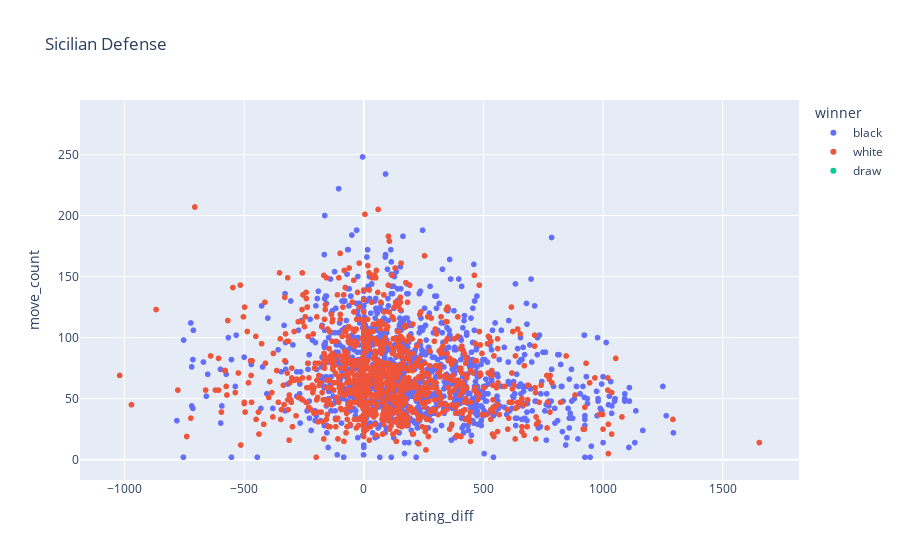
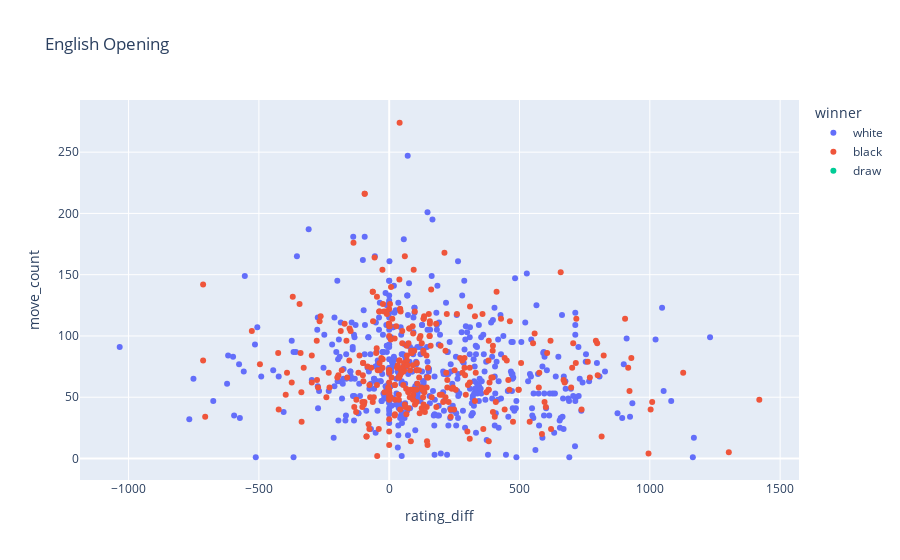
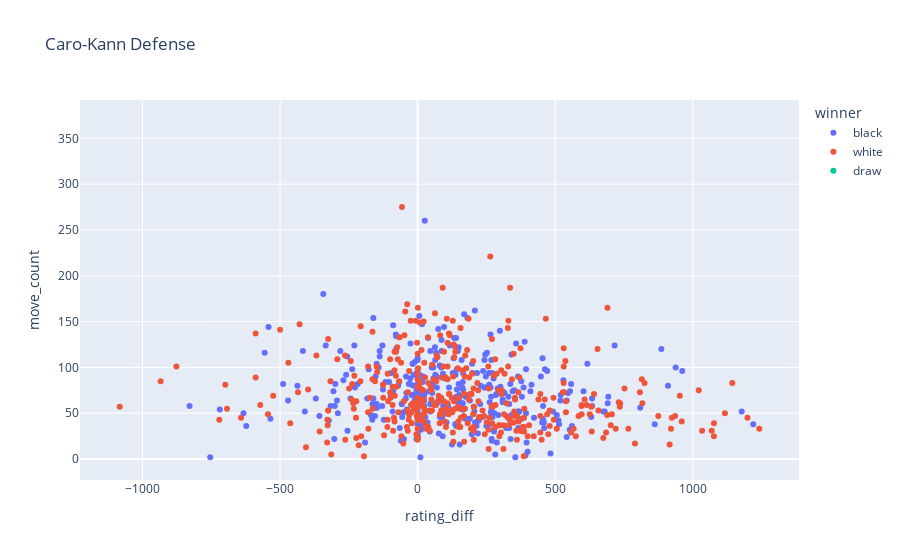
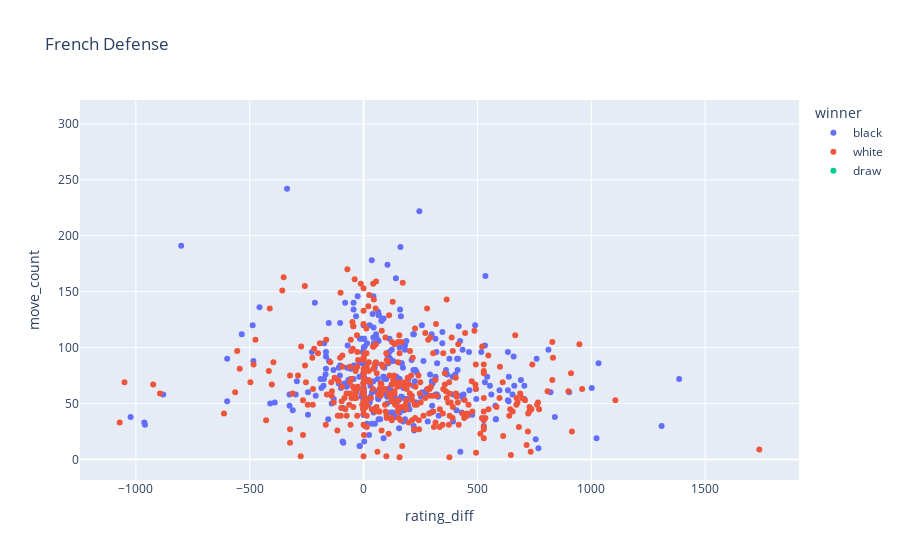

The cell these charts' notebook holds for them, in order:
### Markdown cell above
### Viz 6 ###

We also wanted to see whether there was any relation between a game's move count and the skill gap between its players. The thought here was that it seems reasonable to suspect that unbalanced games would be short, with the better player winning quickly, while more even games would take more moves. 

#### Plot construction: ####

### Code cell
import plotly.express as px

clean_opening_groups = df_top_openings.groupby('clean_opening')

for item in top_openings: 
    grouped_df = clean_opening_groups.get_group(item)
    figure = px.scatter(grouped_df, x = 'rating_diff', y = 'move_count', color = 'winner', title = f'{item}')
    figure.show()

### Figure 1 — Plotly figure (JSON) as saved in the notebook; plotly's stock layout.template omitted (floating-point values rounded to 4 significant figures; data arrays with more than 128 entries replaced by an {"elided": "..."} marker saying what was removed)
{"data": [{"hovertemplate": "winner=black<br>rating_diff=%{x}<br>move_count=%{y}<extra></extra>", "legendgroup": "black", "marker": {"color": "#636efa", "symbol": "circle"}, "mode": "markers", "name": "black", "showlegend": true, "type": "scattergl", "x": {"elided": "1263 int values"}, "xaxis": "x", "y": {"elided": "1263 int values"}, "yaxis": "y"}, {"hovertemplate": "winner=white<br>rating_diff=%{x}<br>move_count=%{y}<extra></extra>", "legendgroup": "white", "marker": {"color": "#EF553B", "symbol": "circle"}, "mode": "markers", "name": "white", "showlegend": true, "type": "scattergl", "x": {"elided": "1094 int values"}, "xaxis": "x", "y": {"elided": "1094 int values"}, "yaxis": "y"}, {"hovertemplate": "winner=draw<br>rating_diff=%{x}<br>move_count=%{y}<extra></extra>", "legendgroup": "draw", "marker": {"color": "#00cc96", "symbol": "circle"}, "mode": "markers", "name": "draw", "showlegend": true, "type": "scattergl", "x": {"elided": "341 null values"}, "xaxis": "x", "y": {"elided": "341 int values"}, "yaxis": "y"}], "layout": {"autosize": true, "legend": {"title": {"text": "winner"}, "tracegroupgap": 0}, "title": {"text": "Sicilian Defense"}, "xaxis": {"anchor": "y", "autorange": true, "domain": [0, 1], "range": [-1182.0, 1815.0], "title": {"text": "rating_diff"}, "type": "linear"}, "yaxis": {"anchor": "x", "autorange": true, "domain": [0, 1], "range": [-20.61, 298.6], "title": {"text": "move_count"}, "type": "linear"}}}

### Figure 2 — Plotly figure (JSON) as saved in the notebook; plotly's stock layout.template omitted (floating-point values rounded to 4 significant figures; data arrays with more than 128 entries replaced by an {"elided": "..."} marker saying what was removed)
{"data": [{"hovertemplate": "winner=white<br>rating_diff=%{x}<br>move_count=%{y}<extra></extra>", "legendgroup": "white", "marker": {"color": "#636efa", "symbol": "circle"}, "mode": "markers", "name": "white", "orientation": "v", "showlegend": true, "type": "scatter", "x": {"elided": "492 int values"}, "xaxis": "x", "y": {"elided": "492 int values"}, "yaxis": "y"}, {"hovertemplate": "winner=black<br>rating_diff=%{x}<br>move_count=%{y}<extra></extra>", "legendgroup": "black", "marker": {"color": "#EF553B", "symbol": "circle"}, "mode": "markers", "name": "black", "orientation": "v", "showlegend": true, "type": "scatter", "x": {"elided": "319 int values"}, "xaxis": "x", "y": {"elided": "319 int values"}, "yaxis": "y"}, {"hovertemplate": "winner=draw<br>rating_diff=%{x}<br>move_count=%{y}<extra></extra>", "legendgroup": "draw", "marker": {"color": "#00cc96", "symbol": "circle"}, "mode": "markers", "name": "draw", "orientation": "v", "showlegend": true, "type": "scatter", "x": {"elided": "138 null values"}, "xaxis": "x", "y": {"elided": "138 int values"}, "yaxis": "y"}], "layout": {"autosize": true, "legend": {"title": {"text": "winner"}, "tracegroupgap": 0}, "title": {"text": "English Opening"}, "xaxis": {"anchor": "y", "autorange": true, "domain": [0, 1], "range": [-1183.0, 1569.0], "title": {"text": "rating_diff"}, "type": "linear"}, "yaxis": {"anchor": "x", "autorange": true, "domain": [0, 1], "range": [-21.53, 296.5], "title": {"text": "move_count"}, "type": "linear"}}}

### Figure 3 — Plotly figure (JSON) as saved in the notebook; plotly's stock layout.template omitted (floating-point values rounded to 4 significant figures; data arrays with more than 128 entries replaced by an {"elided": "..."} marker saying what was removed)
{"data": [{"hovertemplate": "winner=black<br>rating_diff=%{x}<br>move_count=%{y}<extra></extra>", "legendgroup": "black", "marker": {"color": "#636efa", "symbol": "circle"}, "mode": "markers", "name": "black", "orientation": "v", "showlegend": true, "type": "scatter", "x": {"elided": "367 int values"}, "xaxis": "x", "y": {"elided": "367 int values"}, "yaxis": "y"}, {"hovertemplate": "winner=white<br>rating_diff=%{x}<br>move_count=%{y}<extra></extra>", "legendgroup": "white", "marker": {"color": "#EF553B", "symbol": "circle"}, "mode": "markers", "name": "white", "orientation": "v", "showlegend": true, "type": "scatter", "x": {"elided": "392 int values"}, "xaxis": "x", "y": {"elided": "392 int values"}, "yaxis": "y"}, {"hovertemplate": "winner=draw<br>rating_diff=%{x}<br>move_count=%{y}<extra></extra>", "legendgroup": "draw", "marker": {"color": "#00cc96", "symbol": "circle"}, "mode": "markers", "name": "draw", "orientation": "v", "showlegend": true, "type": "scatter", "x": [null, null, null, null, null, null, null, null, null, null, null, null, null, null, null, null, null, null, null, null, null, null, null, null, null, null, null, null, null, null, null, null, null, null, null, null, null, null, null, null, null, null, null, null, null, null, null, null, null, null, null, null, null, null, null, null, null, null, null, null, null, null, null, null, null, null, null, null, null, null, null, null, null, null, null, null, null, null, null, null, null, null, null, null, null, null, null, null, null, null, null, null, null, null, null, null, null, null, null, null, null, null, null, null, null, null, null, null, null, null], "xaxis": "x", "y": [29, 40, 29, 91, 85, 114, 46, 131, 367, 79, 105, 76, 60, 149, 136, 69, 82, 147, 118, 44, 51, 48, 122, 101, 202, 150, 69, 86, 103, 135, 82, 76, 126, 8, 142, 149, 69, 90, 7, 249, 126, 133, 66, 126, 38, 80, 133, 148, 60, 45, 102, 95, 136, 101, 157, 128, 59, 96, 91, 206, 93, 129, 128, 137, 72, 99, 106, 31, 54, 56, 77, 76, 69, 82, 61, 68, 67, 20, 42, 152, 163, 68, 51, 9, 21, 87, 162, 66, 88, 162, 102, 177, 231, 133, 123, 89, 26, 77, 69, 54, 68, 120, 2, 93, 118, 155, 44, 154, 96, 5], "yaxis": "y"}], "layout": {"autosize": true, "legend": {"title": {"text": "winner"}, "tracegroupgap": 0}, "title": {"text": "Caro-Kann Defense"}, "xaxis": {"anchor": "y", "autorange": true, "domain": [0, 1], "range": [-1224.0, 1383.0], "title": {"text": "rating_diff"}, "type": "linear"}, "yaxis": {"anchor": "x", "autorange": true, "domain": [0, 1], "range": [-28.12, 397.1], "title": {"text": "move_count"}, "type": "linear"}}}

### Figure 4 — Plotly figure (JSON) as saved in the notebook; plotly's stock layout.template omitted (floating-point values rounded to 4 significant figures; data arrays with more than 128 entries replaced by an {"elided": "..."} marker saying what was removed)
{"data": [{"hovertemplate": "winner=black<br>rating_diff=%{x}<br>move_count=%{y}<extra></extra>", "legendgroup": "black", "marker": {"color": "#636efa", "symbol": "circle"}, "mode": "markers", "name": "black", "orientation": "v", "showlegend": true, "type": "scatter", "x": {"elided": "315 int values"}, "xaxis": "x", "y": {"elided": "315 int values"}, "yaxis": "y"}, {"hovertemplate": "winner=white<br>rating_diff=%{x}<br>move_count=%{y}<extra></extra>", "legendgroup": "white", "marker": {"color": "#EF553B", "symbol": "circle"}, "mode": "markers", "name": "white", "orientation": "v", "showlegend": true, "type": "scatter", "x": {"elided": "373 int values"}, "xaxis": "x", "y": {"elided": "373 int values"}, "yaxis": "y"}, {"hovertemplate": "winner=draw<br>rating_diff=%{x}<br>move_count=%{y}<extra></extra>", "legendgroup": "draw", "marker": {"color": "#00cc96", "symbol": "circle"}, "mode": "markers", "name": "draw", "orientation": "v", "showlegend": true, "type": "scatter", "x": [null, null, null, null, null, null, null, null, null, null, null, null, null, null, null, null, null, null, null, null, null, null, null, null, null, null, null, null, null, null, null, null, null, null, null, null, null, null, null, null, null, null, null, null, null, null, null, null, null, null, null, null, null, null, null, null, null, null, null, null, null, null, null, null, null, null, null, null, null, null, null, null, null, null, null, null, null, null, null, null, null, null, null, null, null, null, null, null, null, null, null, null, null, null, null, null, null, null, null, null, null, null, null, null, null, null, null, null, null, null, null, null, null, null, null, null, null, null, null, null], "xaxis": "x", "y": [108, 86, 68, 59, 24, 104, 73, 51, 44, 42, 92, 65, 57, 117, 138, 93, 134, 149, 22, 35, 56, 32, 65, 60, 15, 70, 74, 159, 125, 44, 27, 181, 100, 95, 54, 74, 129, 144, 129, 182, 78, 71, 27, 88, 57, 87, 193, 208, 58, 120, 103, 51, 108, 55, 182, 115, 63, 71, 150, 241, 35, 30, 111, 70, 7, 90, 66, 53, 54, 128, 167, 72, 150, 65, 30, 44, 58, 66, 51, 52, 3, 94, 8, 15, 65, 60, 76, 63, 79, 52, 97, 69, 91, 104, 144, 151, 100, 58, 55, 106, 160, 111, 92, 56, 133, 71, 6, 69, 67, 93, 236, 97, 104, 49, 56, 99, 85, 58, 33, 49], "yaxis": "y"}], "layout": {"autosize": true, "legend": {"title": {"text": "winner"}, "tracegroupgap": 0}, "title": {"text": "French Defense"}, "xaxis": {"anchor": "y", "autorange": true, "domain": [0, 1], "range": [-1242.0, 1909.0], "title": {"text": "rating_diff"}, "type": "linear"}, "yaxis": {"anchor": "x", "autorange": true, "domain": [0, 1], "range": [-22.67, 325.7], "title": {"text": "move_count"}, "type": "linear"}}}
